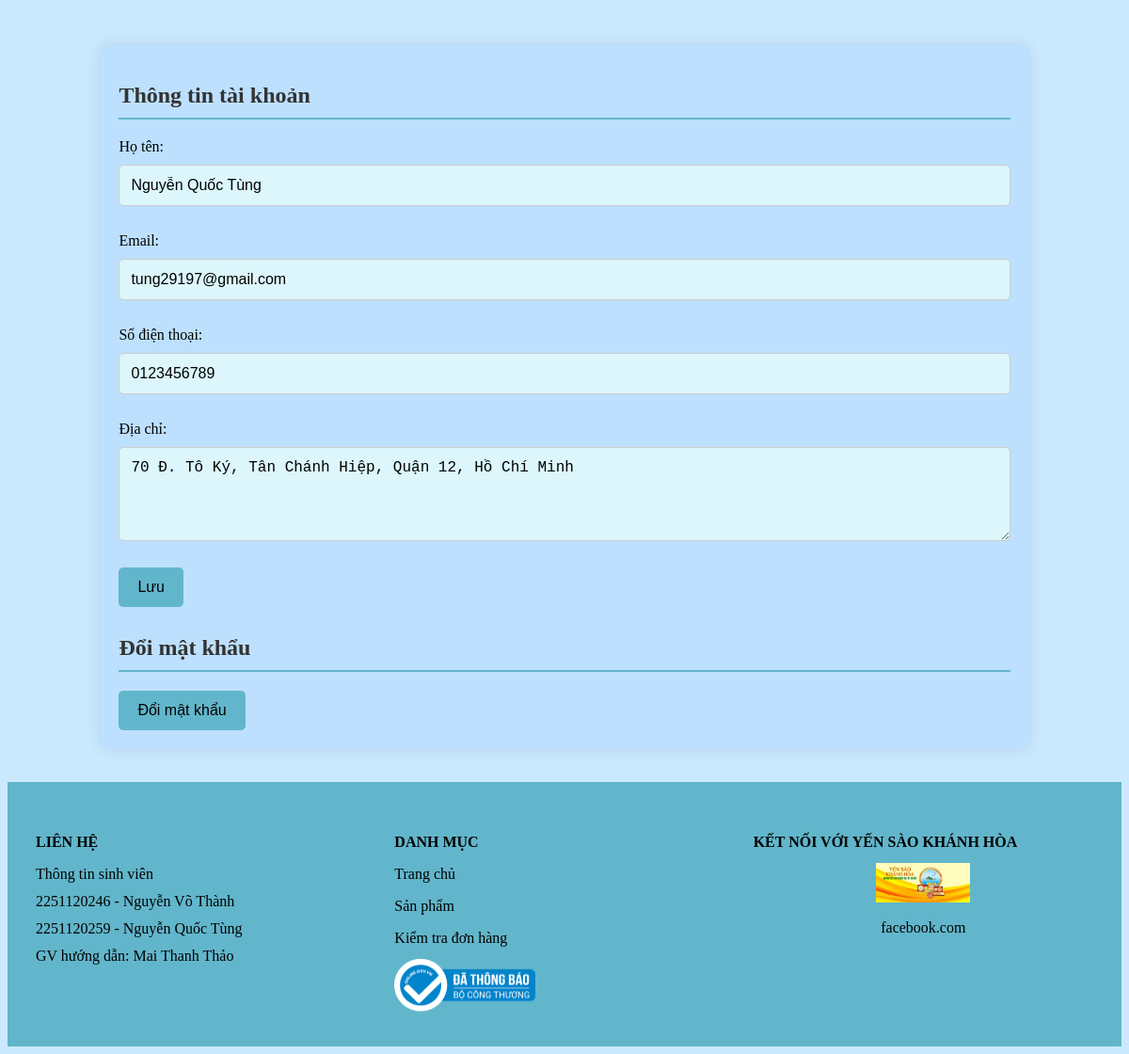
Screenshot of /pages/profile.php (signed in) with the database file from the repository.
### tables this page shows
CREATE TABLE nguoi_dung (
    id INT AUTO_INCREMENT PRIMARY KEY,
    ho_ten VARCHAR(255) NOT NULL,
    email VARCHAR(255) NOT NULL UNIQUE,
    mat_khau VARCHAR(255) NOT NULL,
    so_dien_thoai VARCHAR(20),
    dia_chi TEXT,
    vai_tro ENUM('admin', 'khach_hang', 'nhan_vien') DEFAULT 'khach_hang', 
    ngay_dang_ky DATETIME DEFAULT CURRENT_TIMESTAMP
);

### pages/profile.php (the view, shortened to what this page needs)
<!DOCTYPE html>
<html lang="vi">
<head>
    <link
        rel="stylesheet"
        href="https://cdnjs.cloudflare.com/ajax/libs/font-awesome/6.5.2/css/all.min.css"
 />
    <link rel="stylesheet" href="../assets/css/profile.css">
</head>
<body>
    <?php
    if (!isset($_SESSION['user_id'])) {
        $user = [
            'ho_ten' => '',
            'email' => '',
            'so_dien_thoai' => '',
            'dia_chi' => ''
        ];
    } else {
        include("../admin/pages/db_connect.php");
        $user_id = $_SESSION['user_id'];
        $sql = "SELECT * FROM nguoi_dung WHERE id = ?";
        $stmt = $conn->prepare($sql);
        $stmt->bind_param("i", $user_id);
        $stmt->execute();
        $result = $stmt->get_result();
        $user = $result->fetch_assoc();
    }
    ?>
    <div class="container">
        <div class="profile-section">
            <h2>Thông tin tài khoản</h2>
            <div class="profile-info">
                <form method="POST" action="">
                    <label for="ho_ten">Họ tên:</label>
                    <input type="text" name="ho_ten" value="<?php echo htmlspecialchars($user['ho_ten']); ?>" required><br>
                    <label for="email">Email:</label>
                    <input type="text" name="email" value="<?php echo htmlspecialchars($user['email']); ?>" required><br>
                    <label for="so_dien_thoai">Số điện thoại:</label>
                    <input type="text" name="so_dien_thoai" value="<?php echo htmlspecialchars($user['so_dien_thoai']); ?>"><br>
                    <label for="dia_chi">Địa chỉ:</label>
                    <textarea name="dia_chi" required><?php echo htmlspecialchars($user['dia_chi']); ?></textarea><br>
                    <button type="submit" name="update_profile" class="btn-save">Lưu</button>
                </form>
            </div>
        </div>
        <div class="password-section">
            <h2>Đổi mật khẩu</h2>
            <button id="change-password-btn" class="btn-change-password">Đổi mật khẩu</button>
        </div>
    </div>
    <?php include('footer.php'); ?>
</body>
</html>

### assets/css/profile.css (style rules this page uses)
body { margin-top: 4%; background-color: #CAE9FF; }
.container { width: 80%; margin: 30px auto; background-color: #bde0fe; padding: 20px; box-shadow: 0 0 15px rgba(0, 0, 0, 0.1); border-radius: 10px; }
h2 { color: #333; margin-bottom: 20px; font-size: 24px; border-bottom: 2px solid #62b6cb; padding-bottom: 10px; }
.profile-info, .order-info { margin-bottom: 30px; }
.profile-info form label, .profile-info form input, .profile-info form textarea { display: block; width: 100%; margin-bottom: 10px; }
.profile-info form input[type="text"], .profile-info form input[type="password"], .profile-info form textarea { padding: 12px; border: 1px solid #ccc; border-radius: 5px; box-sizing: border-box; font-size: 16px; background-color: #dcf6fb; }
.profile-info form textarea { resize: vertical; height: 100px; }
.btn-save { padding: 12px 20px; background-color: #62b6cb; color: #000; border: none; border-radius: 5px; cursor: pointer; transition: background-color 0.3s ease; font-size: 16px; }
.btn-change-password { padding: 12px 20px; background-color: #62b6cb; color: #000; border: none; border-radius: 5px; cursor: pointer; transition: background-color 0.3s ease; font-size: 16px; }

### rows the page displays
nguoi_dung: ho_ten "Nguyễn Quốc Tùng", email "tung29197@gmail.com", so_dien_thoai "0123456789", dia_chi "70 Đ. Tô Ký, Tân Chánh Hiệp, Quận 12, Hồ Chí Minh"
